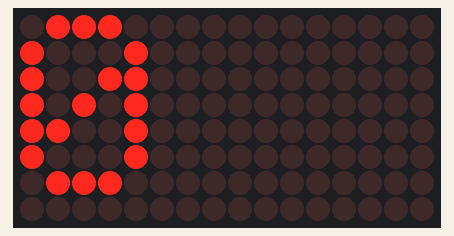
Recording of a sketch running on a simulated Arduino Uno, built with avr-gcc and run on an emulated ATmega328P. On the bench: 16×8 LED matrix.

Above: at 0.08 s.
At 3.93 s:
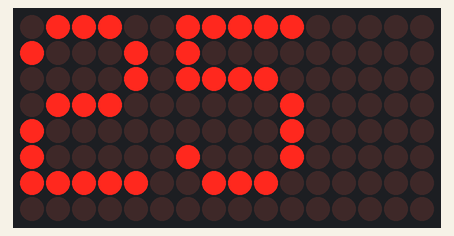
At 7.78 s:
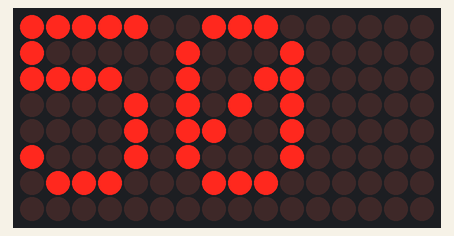
At 15.5 s:
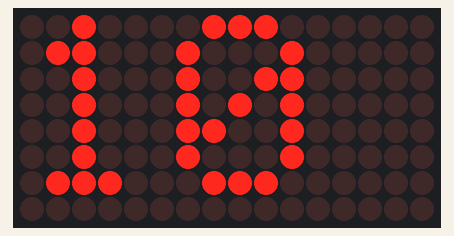
At 17.0 s:
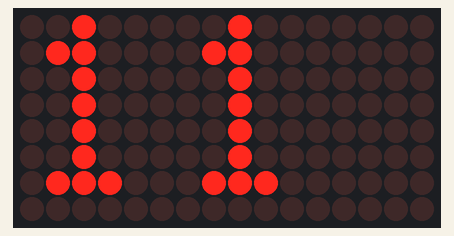
At 18.6 s:
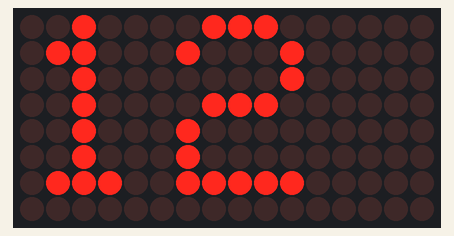

The sketch:

counter.ino
```cpp
#include <Adafruit_GFX.h>
#include <Adafruit_LEDBackpack.h>

Adafruit_8x16matrix matrix = Adafruit_8x16matrix();

void setup() {
  // pass in the address
  matrix.begin(0x70);
  matrix.setTextColor(LED_ON);
  matrix.setTextSize(1);
  matrix.setRotation(1);
}

int count = 0;
void loop() {
  matrix.clear();
  matrix.setCursor(0,0);
  matrix.print(count);
  matrix.writeDisplay();
  delay(150);
  if (count < 128) {
    count++;
  } else {
    count = 0;
  }
}
```

Measured:
- by itself, everything shown: repeats every 19.9 s, in 103 steps
- what the display in image 3 shows lasts 1.6 s, from 15.4 s to 17.0 s
- what the display in image 5 shows lasts 1.4 s, from 18.5 s to 19.9 s
